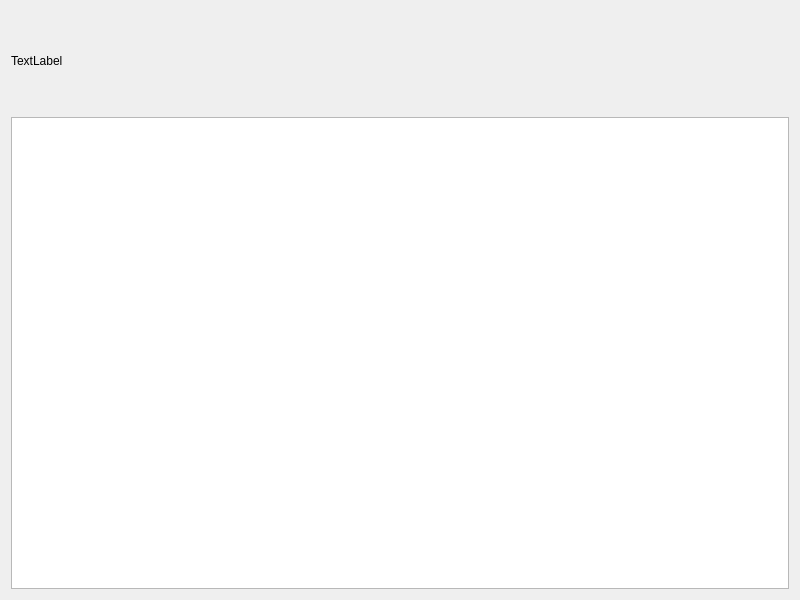
<?xml version="1.0" encoding="UTF-8"?>
<ui version="4.0">
 <class>TcpServer</class>
 <widget class="QWidget" name="TcpServer">
  <property name="geometry">
   <rect>
    <x>0</x>
    <y>0</y>
    <width>800</width>
    <height>600</height>
   </rect>
  </property>
  <property name="windowTitle">
   <string>TcpServer</string>
  </property>
  <layout class="QVBoxLayout" name="verticalLayout">
   <item>
    <widget class="QLabel" name="label">
     <property name="minimumSize">
      <size>
       <width>0</width>
       <height>100</height>
      </size>
     </property>
     <property name="text">
      <string>TextLabel</string>
     </property>
    </widget>
   </item>
   <item>
    <widget class="QTextBrowser" name="textBrowser"/>
   </item>
  </layout>
 </widget>
 <resources/>
 <connections/>
</ui>
